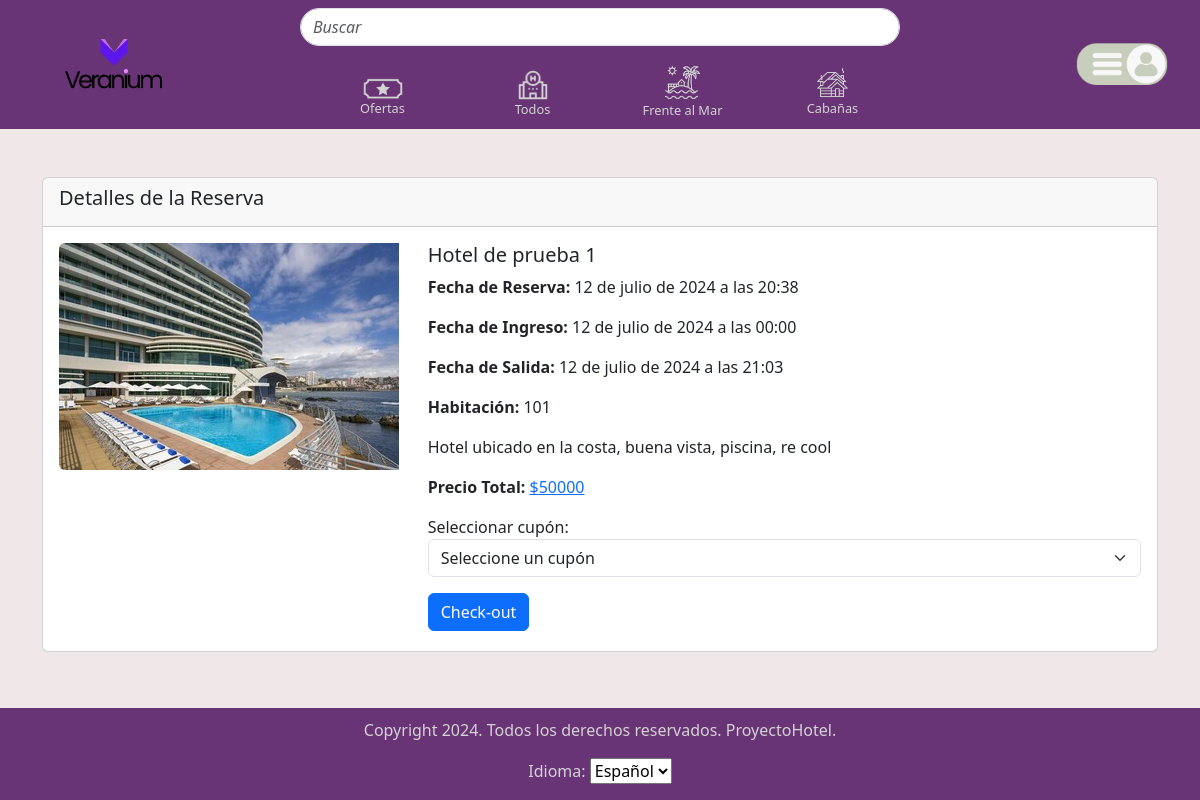
/ver_reserva/25/ (signed in), run on the app's committed database.
### hoteles/models.py (models this page shows, shortened)
class Reserva(models.Model):
    usuario = models.ForeignKey(Usuario, on_delete=models.CASCADE)
    hotel = models.ForeignKey(Hotel, on_delete=models.CASCADE)
    habitacion = models.ForeignKey(Habitacion, on_delete=models.CASCADE)
    fecha_reserva = models.DateTimeField(auto_now_add=True)
    fecha_ingreso = models.DateTimeField(null=True, blank=True)
    fecha_salida = models.DateTimeField(null=True, blank=True)
    checkout = models.BooleanField(default=False)

class Hotel(models.Model):
    CATEGORIAS = [
        ('normal', 'Normal'),
        ('frente_al_mar', 'Frente al Mar'),
        ('cabanas', 'Cabañas'),
    ]
    id = models.AutoField(primary_key=True)
    nombre = models.CharField(max_length=255)
    descripcion_breve = models.CharField(max_length=500)
    descripcion_detallada = models.TextField()
    precio = models.IntegerField()
    foto = models.ImageField(upload_to='hoteles/')
    categoria = models.CharField(max_length=20, choices=CATEGORIAS, default='normal')
    en_oferta = models.BooleanField(default=False)
    porcentaje_descuento = models.IntegerField(default=0)
    stock_habitaciones = models.PositiveIntegerField(default=0)
    ubicacion = models.CharField(max_length=255, null=True, blank=True)
    wifi_gratuito = models.BooleanField(default=False)
    desayuno_incluido = models.BooleanField(default=False)
    gimnasio = models.BooleanField(default=False)
    piscina = models.BooleanField(default=False)
    spa = models.BooleanField(default=False)
    restaurante = models.BooleanField(default=False)
    servicio_transporte = models.BooleanField(default=False)
    servicios_eventos = models.BooleanField(default=False)
    servicio_conserjeria = models.BooleanField(default=False)

class Habitacion(models.Model):
    hotel = models.ForeignKey(Hotel, related_name='habitaciones', on_delete=models.CASCADE)
    numero = models.CharField(max_length=20)
    cantidad_camas = models.PositiveIntegerField()
    descripcion = models.TextField()
    ocupada = models.BooleanField(default=False)

### hoteles/views.py (the view, shortened to what this page needs)
# urls.py: path('ver_reserva/<int:reserva_id>/', ver_reserva, name='ver_reserva'),
@login_required
def ver_reserva(request, reserva_id):
    reserva = get_object_or_404(Reserva, id=reserva_id, usuario=request.user)
    ahora = timezone.now()
    fecha_ingreso = timezone.make_aware(reserva.fecha_ingreso) if timezone.is_naive(reserva.fecha_ingreso) else reserva.fecha_ingreso
    fecha_salida = timezone.make_aware(reserva.fecha_salida) if reserva.fecha_salida and timezone.is_naive(reserva.fecha_salida) else ahora
    dias_reserva = (fecha_salida - fecha_ingreso).days + 1
    precio_total = reserva.hotel.precio * dias_reserva
    if reserva.hotel.porcentaje_descuento:
        descuento = precio_total * (reserva.hotel.porcentaje_descuento / 100)
    else:
        descuento = 0
    precio_total_con_descuento = precio_total - descuento
    cupon_codigo = request.POST.get('cupon_codigo')
    cupon_descuento = 0
    precio_final = precio_total_con_descuento - cupon_descuento
    return render(request, 'ver_reserva.html', {
        'reserva': reserva,
        'precio_total': round(precio_total_con_descuento, 2),
        'precio_final': round(precio_final, 2),
        'cupon_descuento': round(cupon_descuento, 2),
        'cupones': [
            {
                "codigo": codigo,
                "descuento": detalles["descuento"],
                "count": detalles["count"],
            }
            for codigo, detalles in json.loads(request.user.lista_cupones).items()
        ] if request.user.lista_cupones else []
    })

### hoteles/authentication_backend.py (called while the page is built)
    def get_user(self, user_id):
        try:
            return Usuario.objects.get(pk=user_id)
        except Usuario.DoesNotExist:
            return None

### hoteles/templates/ver_reserva.html (shortened to what this page needs)
{% load static i18n %}
<!DOCTYPE html>
<html lang="en">
<head>
    <link
      href="https://cdn.jsdelivr.net/npm/bootstrap@5.3.3/dist/css/bootstrap.min.css"
      rel="stylesheet"
    />
    <link rel="stylesheet" href="{% static 'style.css' %}" />
</head>
<body>
    <nav class="navbar navbar-expand-md flex-column" id="navbarPrincipal">
        <div class="search-bar" id="barraBusquedaNavbar">
            <input class="form-control mr-sm-2 search-input" type="search" placeholder="Buscar" aria-label="Buscar">
        </div>
        <div class="container-fluid">
            <a class="navbar-brand" href="/index/" id="logoPagina">
                <img src="{% static 'images/icons/veranium.png' %}" alt="Logo página" />
            </a>
            <div class="collapse navbar-collapse" id="navbarNav">
                <ul class="navbar-nav me-auto mb-2 mb-md-0" id="tamañoTextoNav">
                    <li class="nav-item">
                        <a class="nav-link d-flex align-items-center" href="#" data-filtro="ofertas" id="textoOfertas">
                            <img src="{% static 'images/icons/ofertasUnfocus.png' %}" class="img-fluid" alt="Ofertas" id="iconoOfertas">
                            {% trans "Ofertas" %}
                        </a>
                    </li>
                    <li class="nav-item">
                        <a class="nav-link d-flex align-items-center" href="#" data-filtro="todos" id="textoTodos">
                            <img src="{% static 'images/icons/todosUnfocus.png' %}" class="img-fluid" alt="Todos" id="iconoTodos">
                            {% trans "Todos" %}
                        </a>
                    </li>
                    <li class="nav-item">
                        <a class="nav-link d-flex align-items-center" href="#" data-filtro="frente_al_mar" id="textoFrenteAlMar">
                            <img src="{% static 'images/icons/frente-al-marUnfocus.png' %}" class="img-fluid" alt="Frente al Mar" id="iconoFrenteAlMar">
                            {% trans "Frente al Mar" %}
                        </a>
                    </li>
                    <li class="nav-item">
                        <a class="nav-link d-flex align-items-center" href="#" data-filtro="cabanas" id="textoCabañas">
                            <img src="{% static 'images/icons/cabañasUnfocus.png' %}" class="img-fluid" alt="Cabañas" id="iconoCabañas">
                            {% trans "Cabañas" %}
                        </a>
                    </li>
                </ul>
            </div>
            <div class="nav-item" id="menuUsuario">
                <div class="dropdown" id="dropdownMenuUsuario">
                    <a class="navbar-brand dropdown-toggle" role="button" data-bs-toggle="dropdown" aria-expanded="false" id="botonMenuUsuario">
                        <img src="{% static 'images/icons/menuUsuarioUnfocus.png' %}" alt="Menú Usuario" width="100"/>
                    </a>
                </div>
            </div>
        </div>
    </nav>
    <main>
        <div class="container mt-5">
            <div class="card">
                <div class="card-header">
                    <h5>Detalles de la Reserva</h5>
                </div>
                <div class="card-body">
                    <div class="row">
                        <div class="col-md-4">
                            <img src="{{ reserva.hotel.foto.url }}" class="img-fluid rounded-start" alt="Imagen hotel">
                        </div>
                        <div class="col-md-8">
                            <h5 id="hotelNombre" class="card-title">{{ reserva.hotel.nombre }}</h5>
                            <p id="hotelFechaR" class="card-text"><strong>Fecha de Reserva:</strong> {{ reserva.fecha_reserva }}</p>
                            <p id="hotelFechaI" class="card-text"><strong>Fecha de Ingreso:</strong> {{ reserva.fecha_ingreso }}</p>
                            {% if reserva.fecha_salida %}
                            <p id="hotelFechaS" class="card-text"><strong>Fecha de Salida:</strong> {{ reserva.fecha_salida }}</p>
                            {% endif %}
                            <p id="hotelHabitacion" class="card-text" data-habitacion-id="{{ reserva.habitacion.id }}">
                                <strong>Habitación:</strong> {{ reserva.habitacion.numero }}
                            </p>
                            <p class="card-text">{{ reserva.hotel.descripcion_detallada }}</p>
                            <p class="card-text">
                                <strong>Precio Total:</strong>
                                <a href="#" id="precioTotal">${{ precio_total }}</a>
                            </p>
                            <div class="form-group">
                                <label for="cuponSelect">{% trans "Seleccionar cupón:" %}</label>
                                <select class="form-select" id="cuponSelect">
                                    <option value="">{% trans "Seleccione un cupón" %}</option>
                                </select>
                            </div>
                            <button id="btnCheckout" type="submit" class="btn btn-primary mb-1 mt-3">{% trans "Check-out" %}</button>
                        </div>
                    </div>
                </div>
            </div>
        </div>
    </main>
    <footer class="footer">
        <p>{% trans "Copyright 2024. Todos los derechos reservados. ProyectoHotel." %}<br>
            <form action="{% url 'set_language' %}" method="post">
                <label for="language">{% trans "Idioma:" %}</label>
                <select name="language" onchange="this.form.submit()">
                    {% get_current_language as LANGUAGE_CODE %}
                    {% get_available_languages as LANGUAGES %}
                    {% for lang in LANGUAGES %}
                    <option value="{{ lang.0 }}"{% if lang.0 == LANGUAGE_CODE %} selected{% endif %}>
                        {{ lang.1 }}
                    </option>
                    {% endfor %}
                </select>
            </form>
        </p>
    </footer>
</body>
</html>

### hoteles/static/style.css (style rules this page uses)
:root { --morado: #683475; --moradoOscuro: #42214B; --blanco: white; --gris: #F0E8E8F5; --grisOscuro: #D3D3D3; --colorBg-pagina: #F0E8E8F5; --colorBg-navbarPrincipal: var(--morado); --colorTexto-navbarPrincipal: var(--grisOscuro); --colorHover-textoNavbarPrincipal: var(--blanco); --colorHover-bloqueTextoNavbarPrincipal: var(--moradoOscuro); --colorBg-headerModalesInicioYRegistro: var(--morado); --colorBg-bodyModalesInicioYRegistro: var(--gris); --colorTexto-modalesInicioYRegistro: var(--blanco); --colorBg-footer: var(--morado); --colorTexto-footer: var(--grisOscuro); }
body { display: flex; flex-direction: column; min-height: 100vh; background-color: var(--colorBg-pagina); }
main { flex: 1; }
#navbarPrincipal { background-color: var(--colorBg-navbarPrincipal); }
#tamañoTextoNav { font-size: 80%; }
#logoPagina { margin-left: 50px; }
#logoPagina img { width: 105px; padding: 2%; }
#barraBusquedaNavbar { display: flex; justify-content: center; }
.search-bar { width: 100%; transition: height 0.3s; }
#menuUsuario { margin-top: -30px; margin-bottom: 10px; margin-left: 20px; }
#textoOfertas, #textoTodos, #textoFrenteAlMar, #textoCabañas { color: var(--colorTexto-navbarPrincipal); transition: color 0.3s, background-color 0.3s; border-radius: 20px; }
.navbar-brand { margin-top: -30px; margin-bottom: 10px; margin-left: 20px; }
.navbar-nav { display: flex; align-items: center; justify-content: center; width: 100%; }
.nav-item { margin-left: 20px; margin-right: 20px; margin-top: 10px; }
.nav-link { display: flex; flex-direction: column; align-items: center; justify-content: center; height: 65px; width: 110px; border-radius: 10px; }
#iconoOfertas { width: 40px; height: 40px; transition: transform 0.3s, filter 0.3s; }
#iconoTodos { margin-top: 13px; width: 30px; height: 30px; transition: transform 0.3s, filter 0.3s; }
#iconoFrenteAlMar { margin-top: 7px; width: 37px; height: 37px; transition: transform 0.3s, filter 0.3s; }
#iconoCabañas { margin-top: 7px; width: 33px; height: 33px; transition: transform 0.3s, filter 0.3s; }
.search-input { width: 600px; border-radius: 25px; }
#menuUsuario { margin-right: auto; }
#dropdownMenuUsuario .dropdown-toggle::after { display: none; }
::placeholder, #lblPreguntaIniciarSesion, #lblPreguntaRegistroUsuario { font-style: italic; }
.footer { color: var(--colorTexto-footer); background-color: var(--colorBg-footer); padding-top: 10px; padding-bottom: 0px; text-align: center; margin-top: auto; }

### data on the page
Reserva: hotel.foto (picture), hotel.nombre "Hotel de prueba 1", fecha_reserva "12 de julio de 2024 a las 20:38", fecha_ingreso "12 de julio de 2024 a las 00:00", fecha_salida "12 de julio de 2024 a las 21:03", habitacion.numero "101", hotel.descripcion_detallada "Hotel ubicado en la costa, buena vista, piscina, re cool"

### other printed values
{{ precio_total }} "50000"
form field language "Español"
